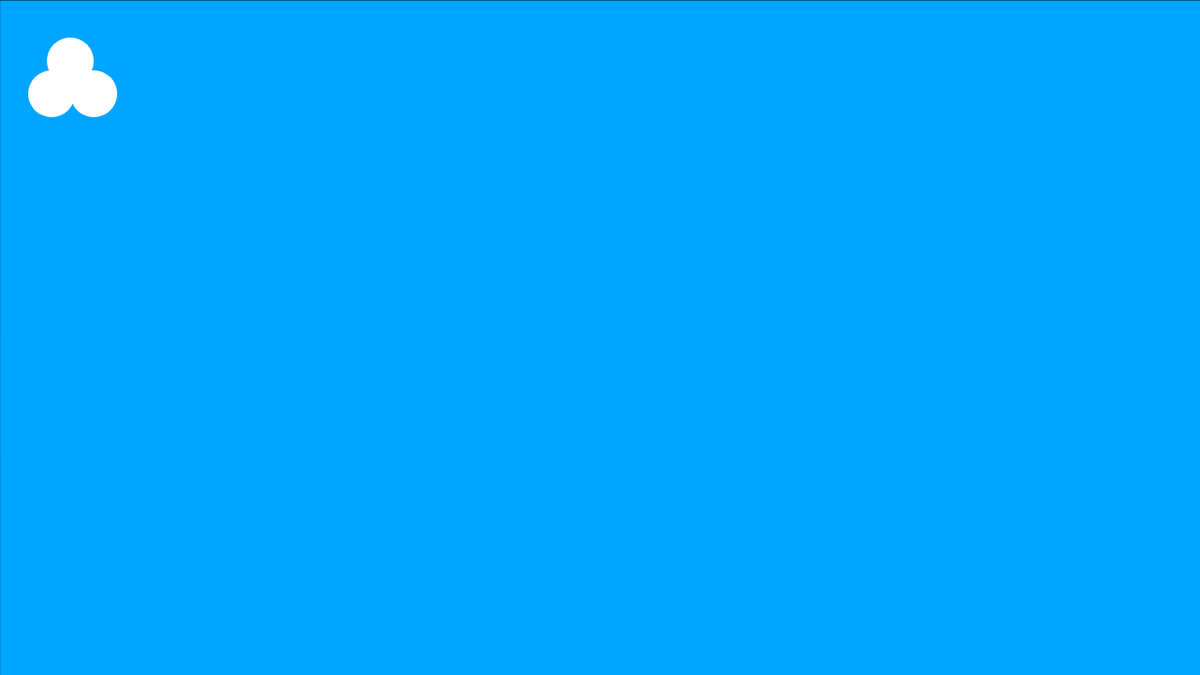
Frame 1 (no input)
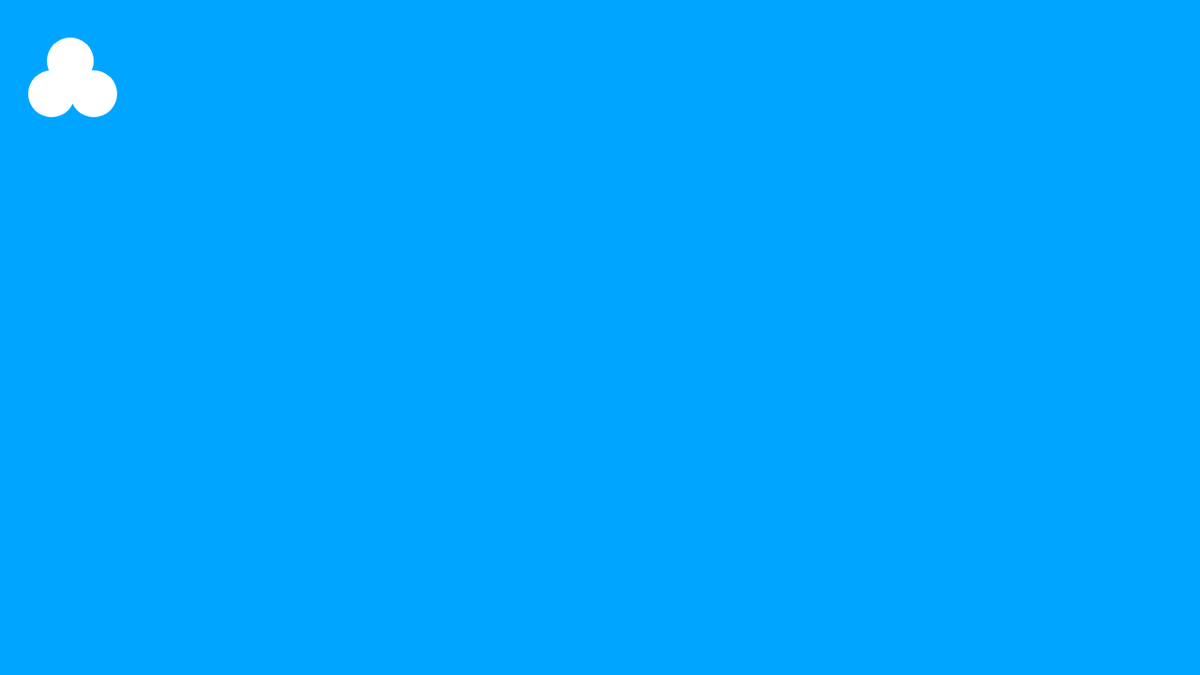
Frame 60 (no input)
Frame 120 (the mouse pressed at the canvas centre since frame 60): identical to frame 60, image omitted

The p5.js sketch that drew these frames (run headless with seeded random() and noise() and a simulated clock; from frame 60 on, the mouse is pressed at the canvas centre):

// p5.js sketch
// ── sketch.js
// Positions

var Cloud1PosX;
let Cloud1Posy;

let Cloud2PosX;
let Cloud2PosY;


function setup() {
  createCanvas(1280,720);
  
}

function draw() {
  background(220);
  
  //  Background stuff
  fill(0,165,255);
  rect(0,0,1920,1080);

  // clouds
  noStroke();
  fill("white");
  circle(55,100,50,50);
  circle(100,100,50,50);
  circle(75,65,50,50);
  
}


function Clouds()
{

}
